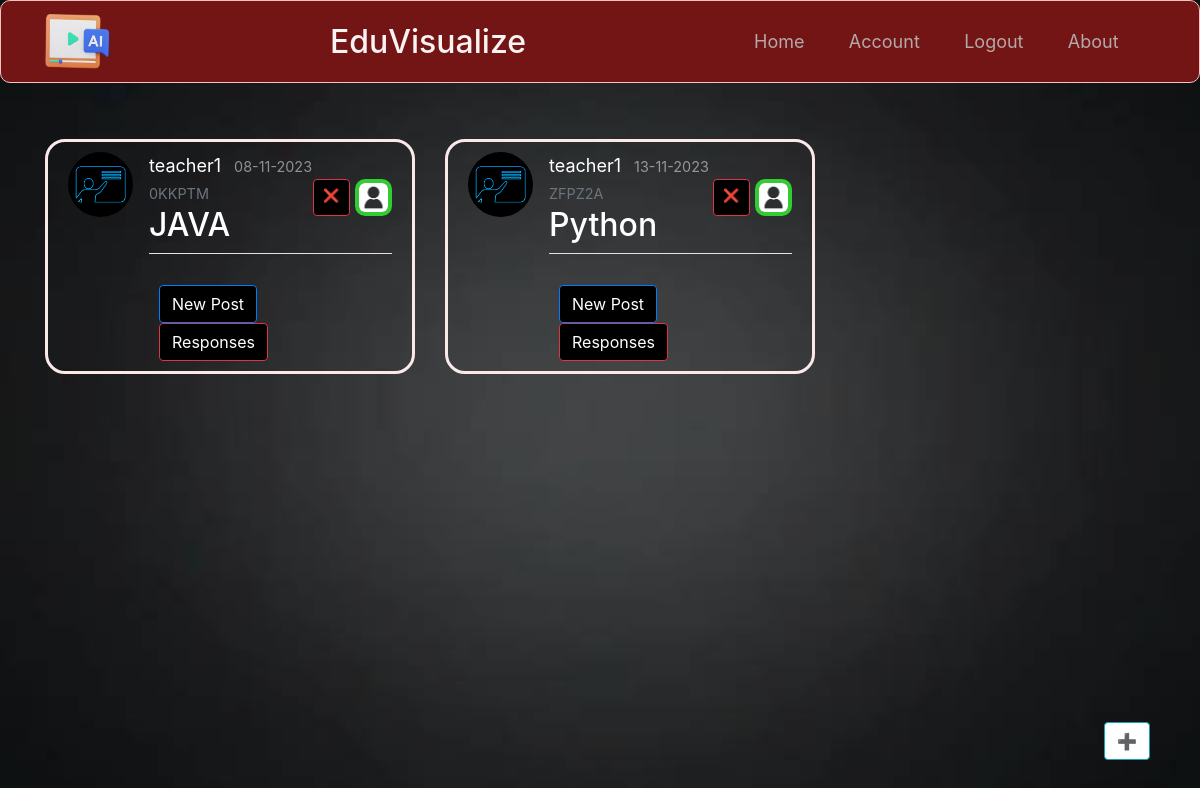
Screenshot of /home (signed in) with the database file from the repository.
### flaskblog/models.py (models this page shows)
class Classes(db.Model):
    id = db.Column(db.Integer, primary_key=True)
    name = db.Column(db.String(100), nullable=False)
    teacher_id = db.Column(db.Integer, db.ForeignKey('user.id'), nullable=False)
    teacher_name = db.Column(db.String(100), nullable=False)
    date_created = db.Column(db.DateTime, default=datetime.utcnow)
    joincode = db.Column(db.String(6), unique=True, nullable=False)
    students = db.relationship('User', back_populates='classes')
    teacher = db.relationship('User', back_populates='classes')
    posts = db.relationship('Post', backref='class_posts', lazy=True)

### flaskblog/routes.py (the view)
@app.route("/home")
def home():
    user_classes = Classes.query.join(Members).filter(Members.student_id == current_user.id).all()
    return render_template('home.html', user_classes=user_classes)

### flaskblog/models.py (called while the page is built)
@login_manager.user_loader
def load_user(user_id):
    return User.query.get(int(user_id))

    @property
    def is_teacher(self):
        return self.user_type == 'teacher'

### flaskblog/templates/home.html
{% extends "layout.html" %}
{% block content %}
    <div>
      {% if current_user.user_type == 'teacher' %}
      <form action="{{ url_for('create_class') }}" method="POST" class="btn-form">
        <button type="submit" class="btn btn-outline-info" style="position: fixed; bottom:40px; right:50px;background:white;">➕</button>
        </form>
        {% else %}
        <form action="{{ url_for('join_class') }}" method="POST" class="btn-form">
          <button type="submit" class="btn btn-outline-info" style="position: fixed;bottom:40px; right:50px;background:white;">➕</button>
          </form>
        {% endif %}
    </div>
<div style="display: grid;
grid-template-columns: 1fr 1fr 1fr;
grid-gap: 20px;">
{% for aclass in user_classes %}
  <article class="media content-section" style="margin-right: 10px; width: 370px;">
  <img class="rounded-circle article-img" src="{{ url_for('static', filename='class1.png') }}">
  <div class="media-body">
    <div>
      <a class="mr-2" style="color:white" href="#">{{ aclass.teacher_name }}</a>
      <small style="color:rgba(255, 255, 255, 0.5)">{{ aclass.date_created.strftime('%d-%m-%Y') }}</small>
    </div>
    <div class="article-metadata">
      {% if aclass.id %}
      {% if current_user.is_teacher and current_user.id == aclass.teacher_id %}
    <a style="float:right;" href="{{ url_for('participants',class_id=aclass.id) }}"><img
            src="{{ url_for('static', filename='participants.jpg') }}" class="a-participants"></a>
    <small class="text-muted">{{aclass.joincode}}</small>
    <a style="float:right;background-color: black; font-size: small; width: 37px;
    height: 37px;margin-right:5px;padding-left:9px;" href="{{ url_for('delete_class',class_id=aclass.id) }}"class="btn btn-danger">❌</a>
    {% endif %}
      <h2><a class="article-title" style="color:white" href="{{ url_for('class_posts', class_id=aclass.id) }}">{{
          aclass.name }}</a></h2>
      {% else %}
      <h2>{{ aclass.name }}</h2>
      {% endif %}
    </div>
    <br>
    <div style="display:inline-block;">
      {% if current_user.is_teacher and current_user.id == aclass.teacher_id %}
      {% if aclass.id %}
      <form action="{{ url_for('new_post', class_id=aclass.id) }}" method="POST" class="btn-form" >
        <button type="submit" class="btn btn-primary" style="background-color:black ">New Post</button>
      </form>
      <form action="{{ url_for('responses',class_id=aclass.id) }}" method="GET" class="btn-form">
      <a><button class="btn btn-danger" style="background-color:black;">Responses</button></a>
    </form>
      {% endif %}
      {% endif %}
    </div>
  </div>
</article>
{% endfor %}
</div>
{% endblock %}

### flaskblog/static/main.css (style rules this page uses)
body { background-image: url("2.jpg"); background-attachment: fixed; background-size: cover; background-repeat: no-repeat; background-position: center center; color: #333333; margin-top: 7rem; font-size: 16px; }
h1, h2, h4, h5, h6 { color: white; }
.content-section { background: rgba(244, 245, 249, 0); padding: 10px 20px; border: 3px solid #fbe9e9; border-radius: 20px; margin-bottom: 20px; }
.article-title { color: rgb(255, 255, 255); }
.article-img { height: 65px; width: 65px; margin-right: 16px; }
.article-metadata { padding-bottom: 1px; margin-bottom: 4px; border-bottom: 1px solid #e3e3e3; }
.btn-form { display: inline-block; margin-left: 10px; margin-right: 10px; }
.a-participants { width: 37px; height: 37px; border-radius:10px ; border: limegreen 4px solid; }
@media (min-width: 1200px) { body { font-size: 18px; } }

### rows the page displays
Classes: teacher_name "teacher1", date_created "08-11-2023", joincode "0KKPTM", name "JAVA"
Classes: teacher_name "teacher1", date_created "13-11-2023", joincode "ZFPZ2A", name "Python"
